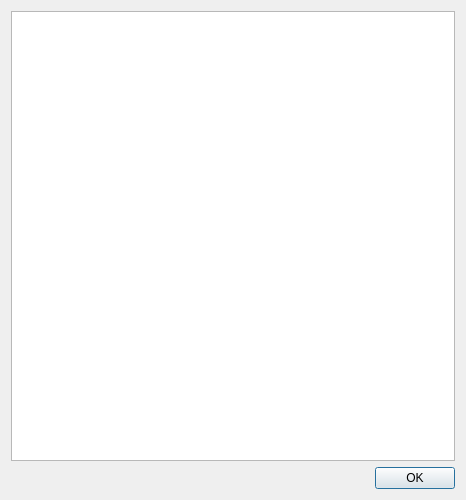
<ui version="4.0" >
 <class>organizeBookmarksDialog</class>
 <widget class="QDialog" name="organizeBookmarksDialog" >
  <property name="geometry" >
   <rect>
    <x>0</x>
    <y>0</y>
    <width>466</width>
    <height>500</height>
   </rect>
  </property>
  <property name="windowTitle" >
   <string>Organize Bookmarks</string>
  </property>
  <layout class="QVBoxLayout" name="verticalLayout_2" >
   <item>
    <layout class="QVBoxLayout" name="verticalLayout" >
     <item>
      <widget class="QTreeView" name="treeView" />
     </item>
     <item>
      <widget class="QDialogButtonBox" name="buttonBox" >
       <property name="standardButtons" >
        <set>QDialogButtonBox::Ok</set>
       </property>
      </widget>
     </item>
    </layout>
   </item>
  </layout>
 </widget>
 <resources/>
 <connections>
  <connection>
   <sender>buttonBox</sender>
   <signal>accepted()</signal>
   <receiver>organizeBookmarksDialog</receiver>
   <slot>accept()</slot>
   <hints>
    <hint type="sourcelabel" >
     <x>407</x>
     <y>471</y>
    </hint>
    <hint type="destinationlabel" >
     <x>8</x>
     <y>445</y>
    </hint>
   </hints>
  </connection>
 </connections>
</ui>
